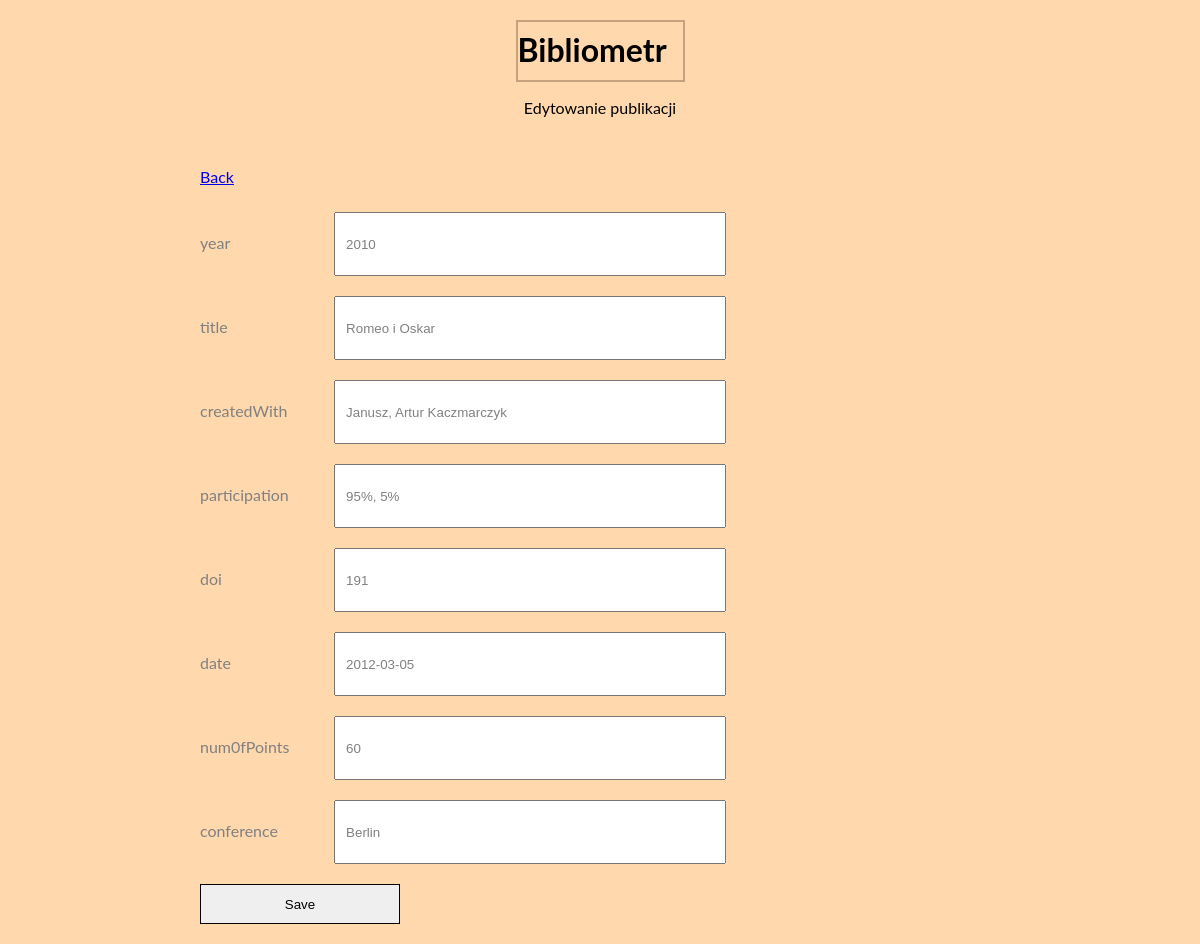
Page /publishes/form.php?id=4 on the earlier database version.
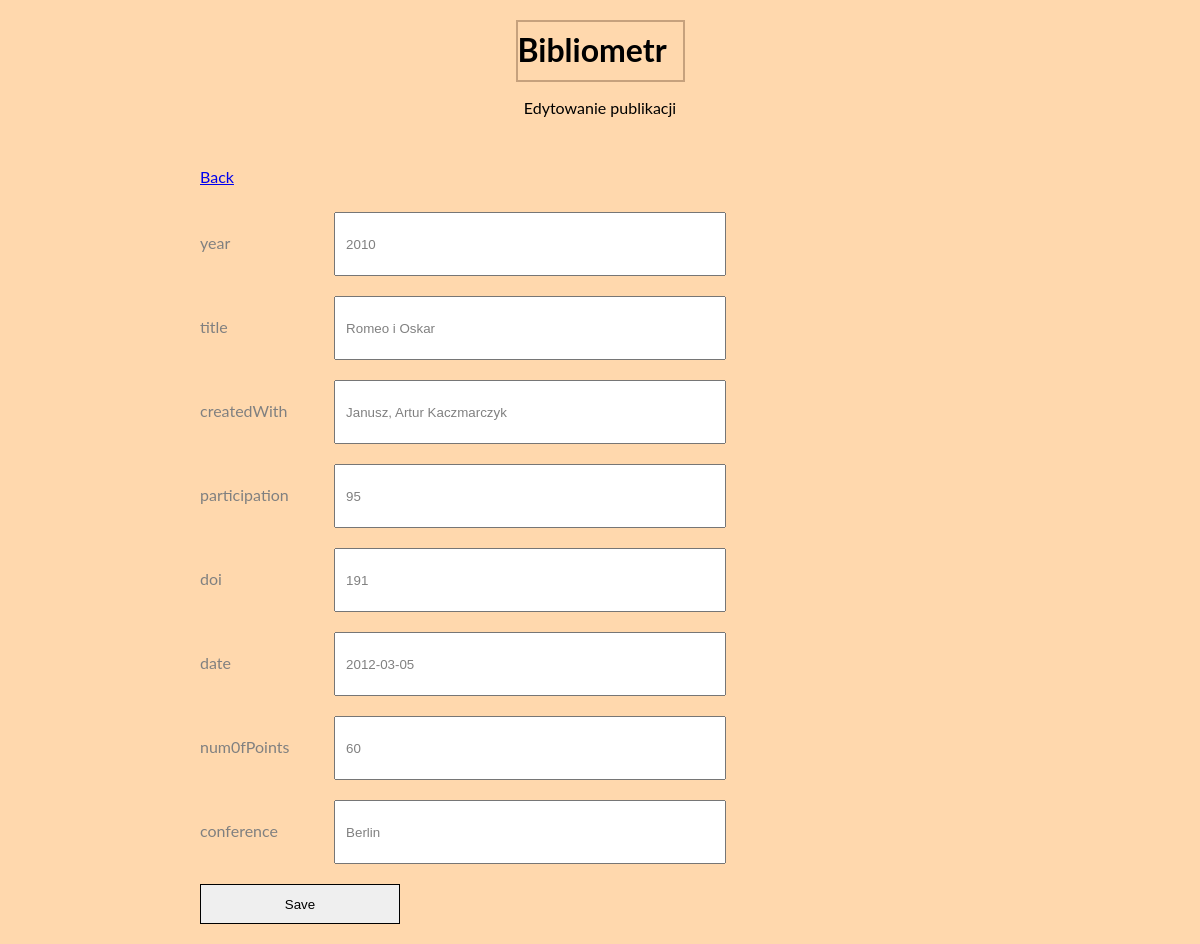
Same page on the later database version.
### tables this page shows
CREATE TABLE `publishes` (
  `id` int(11) NOT NULL,
  `year` year(4) DEFAULT NULL,
  `title` text DEFAULT NULL,
  `createdWith` varchar(50) DEFAULT NULL,
  `participation` int(11) DEFAULT NULL,
  `doi` text DEFAULT NULL,
  `date` date DEFAULT NULL,
  `numOfPoints` int(11) DEFAULT NULL,
  `conference` text DEFAULT NULL,
  `user_id` int(11) NOT NULL
);

### publishes/edit.php (called while the page is built)
<?php
$publishes = $db->prepare("SELECT * FROM publishes Where id =:id" );
$publishes->bindParam(':id', $_GET['id']);
   ?>

### publishes/form.php (the view, shortened to what this page needs)
<?php
require_once('./../config/connection.php');
$year = '';
$title = '';
$createdWith = '';
$participation = '';
$doi = '';
$date = '';
$numOfPoints = '';
$conference = '';
$ERROR = array("year"=>'',"title"=>'',"createdWith"=>'', "participation"=>'', "doi"=>'', "date"=>'', "numOfPoints"=>'', "conference"=>'');
if($_POST && isset($_POST['wyslij'])) {
    if(empty($_POST['year'])) {
        $ERROR['year'] = 'is required';
    }
    if(empty($_POST['title'])) {
        $ERROR['title'] = 'is required';
    }
    if(empty($_POST['createdWith'])) {
        $ERROR['createdWith'] = 'is required';
    }
    if(empty($_POST['participation'])) {
        $ERROR['participation'] = 'is required';
    }
    if(empty($_POST['doi'])) {
        $ERROR['doi'] = 'is required';
    }
    if(empty($_POST['date'])) {
        $ERROR['date'] = 'is required';
    }
    if(empty($_POST['numOfPoints'])) {
        $ERROR['numOfPoints'] = 'is required';
    }
    if(empty($_POST['conference'])) {
        $ERROR['conference'] = 'is required';
    }
    if(!empty($_POST['year']) && !empty($_POST['title']) && !empty($_POST['createdWith'])&& !empty($_POST['participation']) && !empty($_POST['doi']) && !empty($_POST['date']) && !empty($_POST['numOfPoints'])&& !empty($_POST['conference'])) {
        try {
            if(!empty($_GET['id'])) {
                require_once('update.php');
            } else {
                require_once('insert.php');
            }
            $res = $publishes->execute();
        if ($res ) {
            header('Location: ./../index.php');
            die();
        }
        } catch (PDOException $e) {
            print "Error!: " . $e->getMessage() . "<br/>";
        }
    }
}
else {
    require_once('edit.php');
    $res = $publishes->execute();
    foreach($publishes as $row) {
        $year = $row['year'];
        $title = $row['title'];
        $createdWith = $row['createdWith'];
        $participation = $row['participation'];
        $doi = $row['doi'];
        $date = $row['date'];
        $numOfPoints = $row['numOfPoints'];
        $conference = $row['conference'];
    }
}
?>
<html>
<head>
</head>
<body>
    <?php require_once('./../layout/header.php') ?>
    <p><?php echo $_GET['id'] ? 'Edytowanie publikacji' : 'Dodawanie publkacji'?></p>
    <form method="POST">
    <a href="./../index.php"><p>Back</p></a>
    <div class="form-field">
        <label class="form-label">year </label>
        <input type="text" name="year" value="<?php echo $year ?>">
    </div>
    <div class="form-field">
        <label class="form-label">title</label>
        <input type="text" name="title" value="<?php echo $title ?>">
    </div>
    <div class="form-field">
        <label class="form-label">createdWith</label>
        <input type="text" name="createdWith" value="<?php echo $createdWith ?>">
    </div>
    <div class="form-field">
        <label class="form-label">participation </label>
        <input type="text" name="participation" value="<?php echo $participation ?>">
    </div>
    <div class="form-field">
        <label class="form-label">doi </label>
        <input type="text" name="doi" value="<?php echo $doi ?>">
    </div>
    <div class="form-field">
        <label class="form-label">date </label>
        <input type="text" name="date" value="<?php echo $date ?>">
    </div>
    <div class="form-field">
        <label class="form-label">num0fPoints </label>
        <input type="text" name="numOfPoints" value="<?php echo $numOfPoints ?>">
    </div>
    <div class="form-field">
        <label class="form-label">conference </label>
        <input type="text" name="conference" value="<?php echo $conference ?>">
    </div>
    <button name="wyslij" value="wyslij">Save</button>
    </form>
    </body>
    </html>

Differences in the rows shown:
changed publishes "Romeo i Oskar": participation "95%, 5%" → "95"
